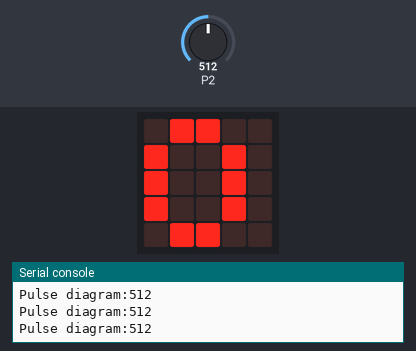
Simulated run of this program. Board: BBC micro:bit (MakeCode). Parts: the board's 5×5 LED display, the last lines printed to the serial console. The test bench sets the inputs (shaded band); at power-on: P2 = 512 (analog values on the 0–1023 scale). The 48×5 strip is a reading aid, not a part: it shows the text the display is scrolling, unrolled, one strip-width of it at a time.

Above: at 6.4 s.
At 7.5 s:
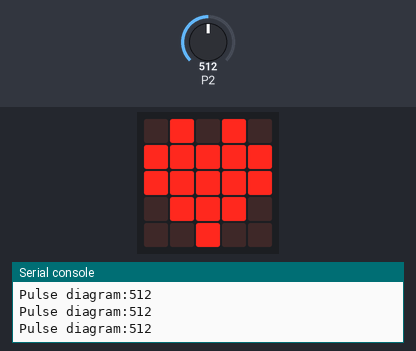
7.6 s: P2 set to 880
At 8.2 s:
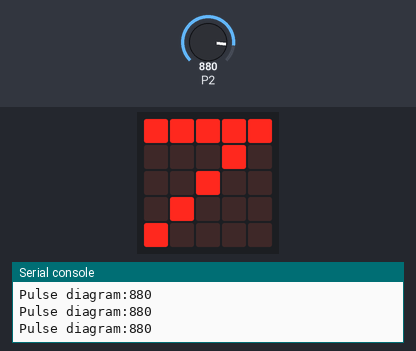
Timing chart, 0 to 10.6 s (numbered marks = the images above; inputs shaded):
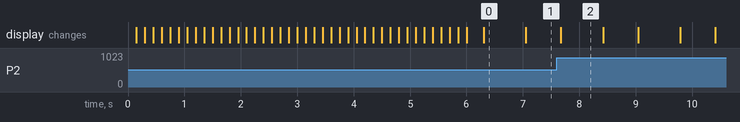

Measured:
- after the input at 7.6 s, the display: changes after 0.07 s (image 2)
- what the display in image 0 shows lasts 0.8 s, from 6.3 s to 7.1 s
- what the display in image 2 shows lasts 0.7 s, from 7.7 s to 8.4 s

The program:

main.ts
```typescript
let time1 = 0
let delta_t = 0
let time2 = 0
let PulseDet = 0
let pulse_out = 0
basic.showString("PULS__")
let counter = 0
basic.forever(function () {
    basic.showNumber(pulse_out)
    basic.showIcon(IconNames.Heart)
})
basic.forever(function () {
    PulseDet = pins.analogReadPin(AnalogPin.P2)
})
basic.forever(function () {
    serial.writeValue("Pulse diagram", PulseDet)
})
basic.forever(function () {
    if (PulseDet > 870 && counter == 0) {
        time2 = input.runningTime()
        delta_t = time2 - time1
        time1 = time2
        counter = 1
        pulse_out = (60000 - 60000 % delta_t) / delta_t
    } else if (PulseDet <= 430 && counter == 1) {
        counter = 0
    }
})
```

test.ts
```typescript
// les tests vont ici ; cela ne sera pas compilé si ce paquet est utilisé en tant qu'extension.
```
